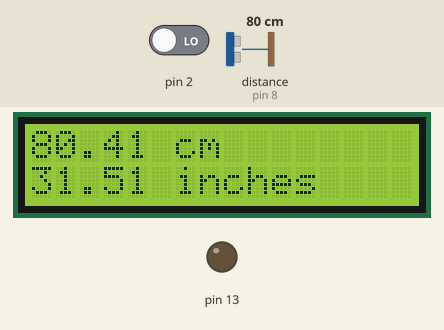
Simulated run of this sketch. Board: Arduino Uno, built with avr-gcc and run on an emulated ATmega328P. Parts: 16×2 character LCD, output pins drawn as LEDs (lit = HIGH). Wiring (inferred from the names in the program): ultrasonic range finder: trigger pin 7; echo pin 8. The inputs (shaded band) are chosen by the test bench; at power-on: distance to the obstacle (sensor on pin 8) 80 cm, pin 2 LOW. The echo pulse lasts 58.3 µs per cm; pins used as bus, display or sensor lines are not drawn; what the sketch prints to the serial monitor is not drawn.

Above: at 0.3 s.
1.3 s: distance to the obstacle (sensor on pin 8) set to 2 cm
At 3.7 s:
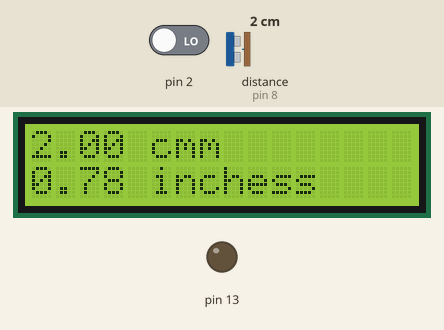
3.9 s: distance to the obstacle (sensor on pin 8) set to 18 cm
At 5.2 s:
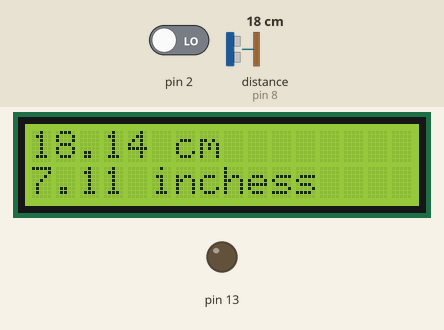
6.0 s: pin 2 driven HIGH
At 6.62 s:
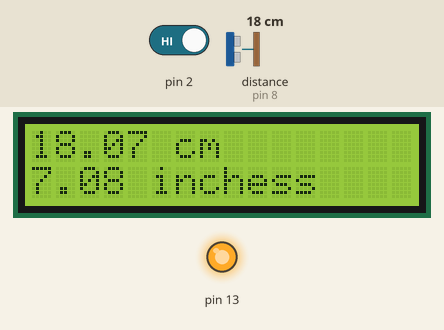
8.3 s: distance to the obstacle (sensor on pin 8) set to 120 cm
At 9.5 s:
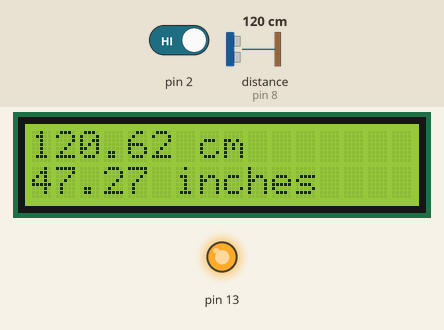
10.5 s: distance to the obstacle (sensor on pin 8) set to 60 cm
At 11.89 s:
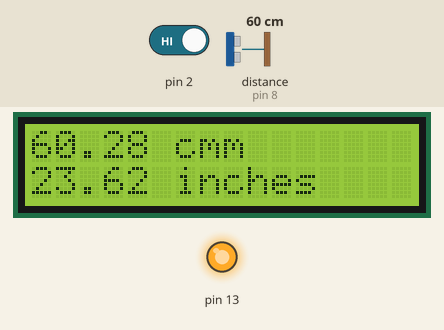
12.7 s: distance to the obstacle (sensor on pin 8) set to 4 cm
At 13.32 s:
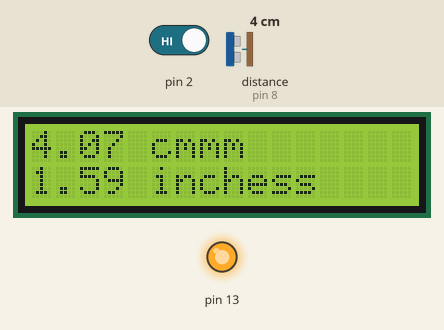
Timing chart, 0 to 15.7 s (numbered marks = the images above; inputs shaded):
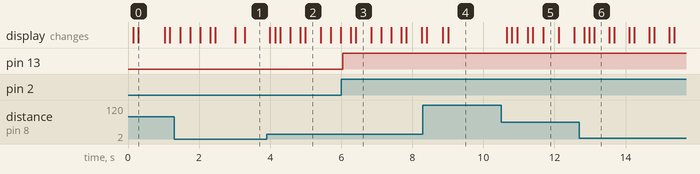

Measured:
- after the input at 1.3 s, the display: changes after 0.17 s (image 1)
- after the input at 3.9 s, the display: first changes after 0.09 s (image 2 shows a later state)
- after the input at 6.0 s, pin 13: LOW → HIGH after 0.05 s
- after the input at 8.3 s, the display: changes after 0.11 s (image 4)
- after the input at 10.5 s, the display: first changes after 0.16 s (image 5 shows a later state)
- after the input at 12.7 s, the display: changes after 0.14 s (image 6)
- what the display in image 0 shows lasts 0.7 s, from 0.3 s to 1.0 s

The sketch:

lcd_ultrasonico_boton.ino
```cpp
//Reference: https://github.com/sparkfun/HC-SR04_UltrasonicSensor.git
#include  <Wire.h>
#include  <LiquidCrystal_I2C.h>
// Pins
const int TRIG_PIN = 7;
const int ECHO_PIN = 8;
LiquidCrystal_I2C lcd(0x27, 2, 1, 0, 4, 5, 6, 7, 3, POSITIVE);

// Anything over 400 cm (23200 us pulse) is "out of range"
const unsigned int MAX_DIST = 23200;

void setup() {

  pinMode(13, OUTPUT);
  pinMode(2, INPUT);

  // The Trigger pin will tell the sensor to range find
  pinMode(TRIG_PIN, OUTPUT);
  digitalWrite(TRIG_PIN, LOW);

  //Set Echo pin as input to measure the duration of
  //pulses coming back from the distance sensor
  pinMode(ECHO_PIN, INPUT);

  // We'll use the serial monitor to view the sensor output
  Serial.begin(9600);

  // Indicar a la libreria que tenemos conectada una pantalla de 16x2
  lcd.begin(16, 2);
  // Mover el cursor a la primera posición de la pantalla (0, 0)
  lcd.home ();
}

void loop() {
  unsigned long t1;
  unsigned long t2;
  unsigned long pulse_width;
  float cm;
  float inches;

  if (digitalRead(2) == HIGH){
    digitalWrite(13, HIGH);
  }
  else {
    digitalWrite(13, LOW);
  }

  // Hold the trigger pin high for at least 10 us
  digitalWrite(TRIG_PIN, HIGH);
  delayMicroseconds(10);
  digitalWrite(TRIG_PIN, LOW);

  // Wait for pulse on echo pin
  while ( digitalRead(ECHO_PIN) == 0 );

  // Measure how long the echo pin was held high (pulse width)
  // Note: the micros() counter will overflow after ~70 min
  t1 = micros();
  while ( digitalRead(ECHO_PIN) == 1);
  t2 = micros();
  pulse_width = t2 - t1;

  // Calculate distance in centimeters and inches. The constants
  // are found in the datasheet, and calculated from the assumed speed
  //of sound in air at sea level (~340 m/s).
  cm = pulse_width / 58.0;
  inches = pulse_width / 148.0;

  // Print out results
  if ( pulse_width > MAX_DIST ) {
    Serial.println("Out of range");
  } else {
    Serial.print(cm);
    Serial.print(" cm \t");
    Serial.print(inches);
    Serial.println(" in");
  }
   // Wait at least 60ms before next measurement
  delay(60);

  // Imprimir "Hola Mundo" en la primera linea
  lcd.setCursor ( 0, 0 );
  lcd.print(cm);
  lcd.print(" cm");
  // Mover el cursor a la segunda linea (1) primera columna
  lcd.setCursor ( 0, 1 );
  // Imprimir otra cadena en esta posicion
  lcd.print(inches);
  lcd.print(" inches");
  // Esperar un segundo
  delay(60);
}
```
